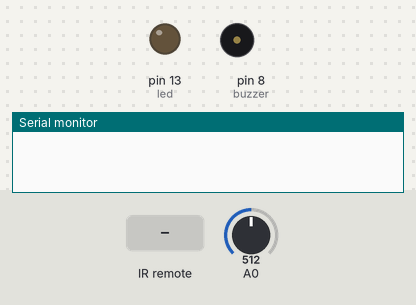
A sketch run on a simulated Arduino Uno, built with avr-gcc and run on an emulated ATmega328P. Shown: output pins drawn as LEDs (lit = HIGH), buzzer (waves = sounding), the last lines printed to the serial monitor. Dashed ring = blinking. The test bench sets the inputs (shaded band); at power-on: A0 = 512. Pins used as bus, display or sensor lines are not drawn.

Above: at 1.2 s.
1.3 s: infrared code 0xFFC23D received
At 1.6 s:
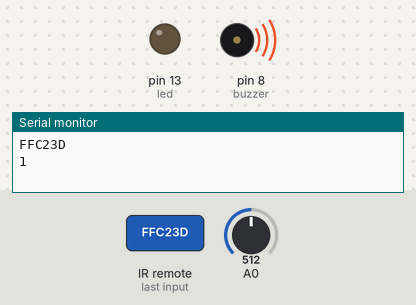
4.3 s: A0 set to 1023
7.3 s: A0 set to 1002
At 9.4 s:
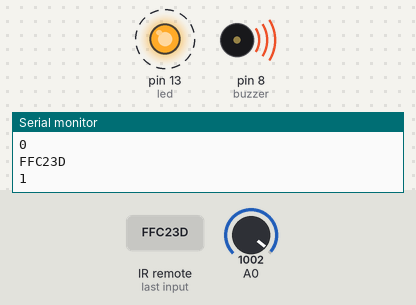
Timing chart, 0 to 16.3 s (numbered marks = the images above; inputs shaded):
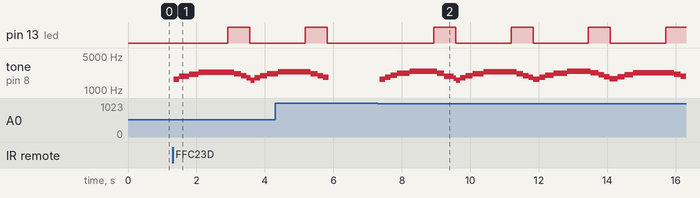

The sketch:

final_individual.ino
```cpp
#include <IRremote.h>
#include <IRremoteInt.h>

int RECV_PIN = 11;
IRrecv irrecv(RECV_PIN);
decode_results results;
int buzzer = 8;
int led=13;
float sinVal;
int toneVal;
int state=0;
void setup(){
Serial.begin(9600);
irrecv.enableIRIn();
pinMode(buzzer, OUTPUT);
pinMode(led,OUTPUT);
}
void loop(){
if(irrecv.decode(&results) )
  {
   Serial.println(results.value, HEX);
   if (state == 0 && results.value == 0xFFC23D)
    {
     state = 1;
     Serial.println(state);
    }
   else if(state == 1 && results.value == 0xFFC23D)
    {
     state = 0;
     Serial.println(state);
    }
     irrecv.enableIRIn(); // Start the receiver
  }
if(state == 1) {
   int val;
   val = analogRead(A0);
   function(val);
  }
else {
   digitalWrite(buzzer, LOW);
   digitalWrite(led, LOW);
  }
}
void newtone(byte tonePin, int frequency,int duration) {
int period = 1000000L / frequency;
int pulse = period / 2;
for (long i = 0; i < duration * 1000L; i+= period) {
digitalWrite(tonePin, HIGH);
delayMicroseconds(pulse);
digitalWrite(tonePin, LOW);
delayMicroseconds(pulse);
}
}
void function(int val){
if(val<1020){
for(int x=0; x<180; x++){
sinVal = (sin(x*(3.1412/180)));
toneVal = 2000+(int(sinVal*1000));
newtone(buzzer,toneVal,10);
analogWrite(led,x);
delay(2);
}
}
else{
digitalWrite(buzzer,LOW);
analogWrite(led,LOW);}
}
```

Measured:
- after the input at 1.3 s, pin 13 (led): LOW → HIGH after 1.6 s, → LOW 0.64 s later; tone on pin 8 (buzzer): plays 1665 Hz for 0.16 s, 1936 Hz for 0.28 s, 2128 Hz for 0.28 s, 2338 Hz for 1.0 s, 2151 Hz for 0.20 s, 1961 Hz for 0.16 s … (11 notes in this stretch), starting at once
- after the input at 7.3 s, pin 13 (led): alternates HIGH for 0.64 s and LOW for 1.6 s, starting after 1.6 s; tone on pin 8 (buzzer): plays 1655 Hz for 0.16 s, 1827 Hz for 0.16 s, 2013 Hz for 0.20 s, 2198 Hz for 0.36 s, 2415 Hz for 0.80 s, 2210 Hz for 0.20 s … (30 notes in this stretch), starting after 0.05 s
